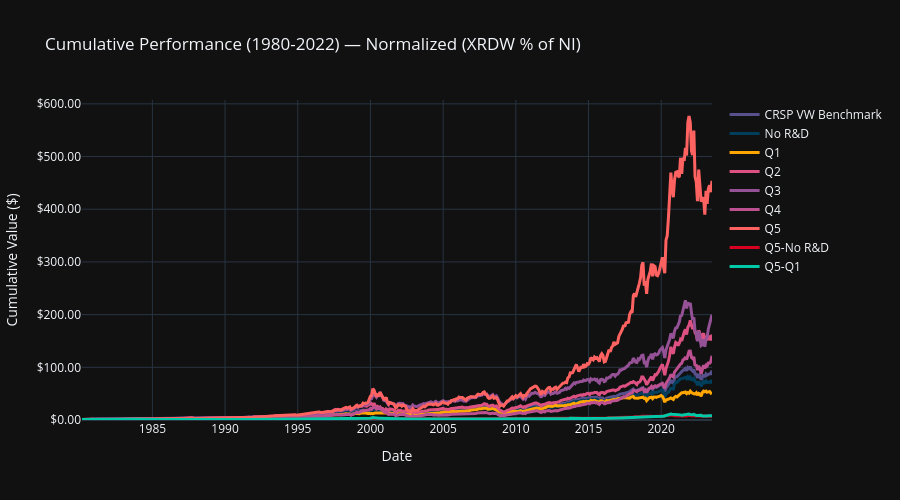
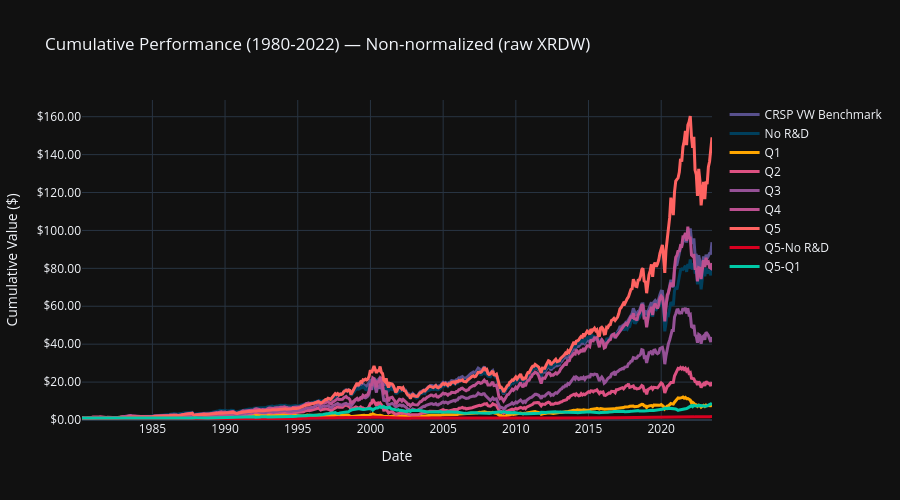
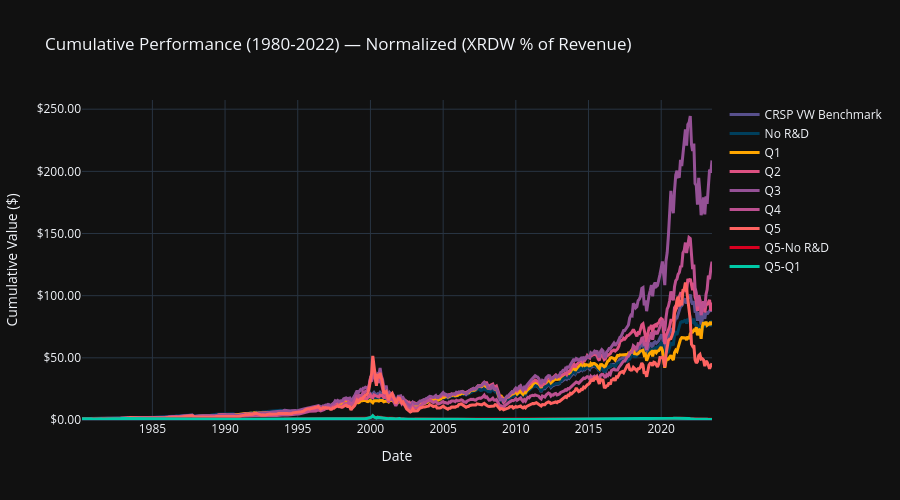
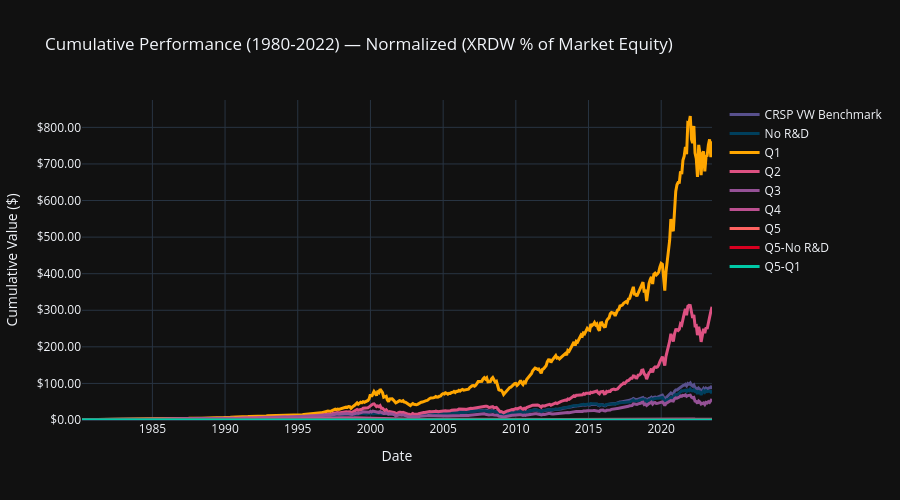

The cell these charts' notebook holds for them, in order:
### Markdown cell above
## Outputs: Performance Tables, Alpha Table, Chart

### Code cell
from IPython.display import HTML, display

TEST_PERIOD = '1980–2022'
colors = {'CRSP VW Benchmark': '#58508d', 'No R&D': '#003f5c', 'Q1': '#ffa600', 'Q2': '#dd5182', 'Q3': '#955196', 'Q4': '#bc5090', 'Q5': '#ff6361', 'Q5-No R&D': '#d80020', 'Q5-Q1': '#00c9a7'}
market_vw = market_returns.assign(date=market_returns['date'] + pd.offsets.MonthEnd(0), key='vw_CRSP_VW_Benchmark', value=market_returns['vwretd'])

def _show(period_label, pm_capm, pm_ff3, rd_label):
    display(HTML(create_alpha_table_html(create_alpha_table(pm_capm, market_returns, rf_rate_monthly), custom_css, caption_suffix=f'<br>{rd_label}<br>Test period: {period_label}', table_type='CAPM')))
    display(HTML(create_alpha_table_html(create_alpha_table(pm_ff3, market_returns, rf_rate_monthly), custom_css, caption_suffix=f'<br>{rd_label}<br>Test period: {period_label}', table_type='FF3')))

variants = [
    ('Normalized (XRDW % of NI)', portfolio_returns_norm, portfolio_metrics_capm_norm, portfolio_metrics_ff3_norm),
    ('Non-normalized (raw XRDW)', portfolio_returns_nonnorm, portfolio_metrics_capm_nonnorm, portfolio_metrics_ff3_nonnorm),
    ('Normalized (XRDW % of Revenue)', portfolio_returns_revt, portfolio_metrics_capm_revt, portfolio_metrics_ff3_revt),
    ('Normalized (XRDW % of Market Equity)', portfolio_returns_mkteq, portfolio_metrics_capm_mkteq, portfolio_metrics_ff3_mkteq),
]
returns_data_norm = None
returns_data_nonnorm = None
returns_data_revt = None
returns_data_mkteq = None

for rd_label, pr, pm_capm, pm_ff3 in variants:
    _show(TEST_PERIOD, pm_capm, pm_ff3, rd_label)
    for period_label, start_date, end_date in SUBPERIODS:
        pm_capm_sub, pm_ff3_sub = metrics_for_period(pr, market_returns, rf_rate_monthly, start_date, end_date)
        if pm_capm_sub is None or pm_capm_sub.empty:
            continue
        _show(period_label, pm_capm_sub, pm_ff3_sub, rd_label)

    chart_data = (pr.assign(key=pr['portfolio_id'].astype(str))
        .melt(id_vars=['date', 'portfolio_id', 'key'], value_vars=['ew_return', 'vw_return'], var_name='weighting', value_name='value')
        .assign(key=lambda x: x['weighting'].str.replace('_return', '') + '_' + x['portfolio_id'].astype(str)))
    chart_data = pd.concat([chart_data[['date', 'key', 'value']], market_vw[['date', 'key', 'value']]], ignore_index=True)
    t0 = chart_data.groupby('key')['date'].min().max()
    chart_data = chart_data[chart_data['date'] >= t0].sort_values(['key', 'date'])
    chart_data['cumvalue'] = (1 + pd.to_numeric(chart_data['value'], errors='coerce')).groupby(chart_data['key']).cumprod()
    chart_data['cumvalue'] = chart_data.groupby('key')['cumvalue'].transform(lambda x: x / x.iloc[0])
    fig = create_performance_chart(chart_data, panel_type='vw', colors=colors)
    fig.update_layout(title=f'Cumulative Performance (1980-2022) — {rd_label}')
    fig.show()

    ret_wide = pr.pivot(index='date', columns='portfolio_id', values='ew_return').add_suffix('_ew').join(
        pr.pivot(index='date', columns='portfolio_id', values='vw_return').add_suffix('_vw')).reset_index()
    if rd_label == 'Normalized (XRDW % of NI)':
        returns_data_norm = ret_wide
    elif rd_label == 'Non-normalized (raw XRDW)':
        returns_data_nonnorm = ret_wide
    elif rd_label == 'Normalized (XRDW % of Revenue)':
        returns_data_revt = ret_wide
    elif rd_label == 'Normalized (XRDW % of Market Equity)':
        returns_data_mkteq = ret_wide

### Figure 1 — Plotly figure (JSON) as saved in the notebook; plotly's stock layout.template omitted (floating-point values rounded to 4 significant figures; data arrays with more than 128 entries replaced by an {"elided": "..."} marker saying what was removed)
{"data": [{"line": {"color": "#58508d", "width": 3}, "mode": "lines", "name": "CRSP VW Benchmark", "type": "scatter", "x": {"elided": "521 str values"}, "y": {"elided": "521 float values"}}, {"line": {"color": "#003f5c", "width": 3}, "mode": "lines", "name": "No R&D", "type": "scatter", "x": {"elided": "521 str values"}, "y": {"elided": "521 float values"}}, {"line": {"color": "#ffa600", "width": 3}, "mode": "lines", "name": "Q1", "type": "scatter", "x": {"elided": "521 str values"}, "y": {"elided": "521 float values"}}, {"line": {"color": "#dd5182", "width": 3}, "mode": "lines", "name": "Q2", "type": "scatter", "x": {"elided": "521 str values"}, "y": {"elided": "521 float values"}}, {"line": {"color": "#955196", "width": 3}, "mode": "lines", "name": "Q3", "type": "scatter", "x": {"elided": "521 str values"}, "y": {"elided": "521 float values"}}, {"line": {"color": "#bc5090", "width": 3}, "mode": "lines", "name": "Q4", "type": "scatter", "x": {"elided": "521 str values"}, "y": {"elided": "521 float values"}}, {"line": {"color": "#ff6361", "width": 3}, "mode": "lines", "name": "Q5", "type": "scatter", "x": {"elided": "521 str values"}, "y": {"elided": "521 float values"}}, {"line": {"color": "#d80020", "width": 3}, "mode": "lines", "name": "Q5-No R&D", "type": "scatter", "x": {"elided": "521 str values"}, "y": {"elided": "521 float values"}}, {"line": {"color": "#00c9a7", "width": 3}, "mode": "lines", "name": "Q5-Q1", "type": "scatter", "x": {"elided": "521 str values"}, "y": {"elided": "521 float values"}}], "layout": {"height": 500, "title": {"text": "Cumulative Performance (1980-2022) — Normalized (XRDW % of NI)"}, "xaxis": {"title": {"text": "Date"}}, "yaxis": {"rangemode": "tozero", "tickformat": "$.2f", "title": {"text": "Cumulative Value ($)"}}}}

### Figure 2 — Plotly figure (JSON) as saved in the notebook; plotly's stock layout.template omitted (floating-point values rounded to 4 significant figures; data arrays with more than 128 entries replaced by an {"elided": "..."} marker saying what was removed)
{"data": [{"line": {"color": "#58508d", "width": 3}, "mode": "lines", "name": "CRSP VW Benchmark", "type": "scatter", "x": {"elided": "521 str values"}, "y": {"elided": "521 float values"}}, {"line": {"color": "#003f5c", "width": 3}, "mode": "lines", "name": "No R&D", "type": "scatter", "x": {"elided": "521 str values"}, "y": {"elided": "521 float values"}}, {"line": {"color": "#ffa600", "width": 3}, "mode": "lines", "name": "Q1", "type": "scatter", "x": {"elided": "521 str values"}, "y": {"elided": "521 float values"}}, {"line": {"color": "#dd5182", "width": 3}, "mode": "lines", "name": "Q2", "type": "scatter", "x": {"elided": "521 str values"}, "y": {"elided": "521 float values"}}, {"line": {"color": "#955196", "width": 3}, "mode": "lines", "name": "Q3", "type": "scatter", "x": {"elided": "521 str values"}, "y": {"elided": "521 float values"}}, {"line": {"color": "#bc5090", "width": 3}, "mode": "lines", "name": "Q4", "type": "scatter", "x": {"elided": "521 str values"}, "y": {"elided": "521 float values"}}, {"line": {"color": "#ff6361", "width": 3}, "mode": "lines", "name": "Q5", "type": "scatter", "x": {"elided": "521 str values"}, "y": {"elided": "521 float values"}}, {"line": {"color": "#d80020", "width": 3}, "mode": "lines", "name": "Q5-No R&D", "type": "scatter", "x": {"elided": "521 str values"}, "y": {"elided": "521 float values"}}, {"line": {"color": "#00c9a7", "width": 3}, "mode": "lines", "name": "Q5-Q1", "type": "scatter", "x": {"elided": "521 str values"}, "y": {"elided": "521 float values"}}], "layout": {"height": 500, "title": {"text": "Cumulative Performance (1980-2022) — Non-normalized (raw XRDW)"}, "xaxis": {"title": {"text": "Date"}}, "yaxis": {"rangemode": "tozero", "tickformat": "$.2f", "title": {"text": "Cumulative Value ($)"}}}}

### Figure 3 — Plotly figure (JSON) as saved in the notebook; plotly's stock layout.template omitted (floating-point values rounded to 4 significant figures; data arrays with more than 128 entries replaced by an {"elided": "..."} marker saying what was removed)
{"data": [{"line": {"color": "#58508d", "width": 3}, "mode": "lines", "name": "CRSP VW Benchmark", "type": "scatter", "x": {"elided": "521 str values"}, "y": {"elided": "521 float values"}}, {"line": {"color": "#003f5c", "width": 3}, "mode": "lines", "name": "No R&D", "type": "scatter", "x": {"elided": "521 str values"}, "y": {"elided": "521 float values"}}, {"line": {"color": "#ffa600", "width": 3}, "mode": "lines", "name": "Q1", "type": "scatter", "x": {"elided": "521 str values"}, "y": {"elided": "521 float values"}}, {"line": {"color": "#dd5182", "width": 3}, "mode": "lines", "name": "Q2", "type": "scatter", "x": {"elided": "521 str values"}, "y": {"elided": "521 float values"}}, {"line": {"color": "#955196", "width": 3}, "mode": "lines", "name": "Q3", "type": "scatter", "x": {"elided": "521 str values"}, "y": {"elided": "521 float values"}}, {"line": {"color": "#bc5090", "width": 3}, "mode": "lines", "name": "Q4", "type": "scatter", "x": {"elided": "521 str values"}, "y": {"elided": "521 float values"}}, {"line": {"color": "#ff6361", "width": 3}, "mode": "lines", "name": "Q5", "type": "scatter", "x": {"elided": "521 str values"}, "y": {"elided": "521 float values"}}, {"line": {"color": "#d80020", "width": 3}, "mode": "lines", "name": "Q5-No R&D", "type": "scatter", "x": {"elided": "521 str values"}, "y": {"elided": "521 float values"}}, {"line": {"color": "#00c9a7", "width": 3}, "mode": "lines", "name": "Q5-Q1", "type": "scatter", "x": {"elided": "521 str values"}, "y": {"elided": "521 float values"}}], "layout": {"height": 500, "title": {"text": "Cumulative Performance (1980-2022) — Normalized (XRDW % of Revenue)"}, "xaxis": {"title": {"text": "Date"}}, "yaxis": {"rangemode": "tozero", "tickformat": "$.2f", "title": {"text": "Cumulative Value ($)"}}}}

### Figure 4 — Plotly figure (JSON) as saved in the notebook; plotly's stock layout.template omitted (floating-point values rounded to 4 significant figures; data arrays with more than 128 entries replaced by an {"elided": "..."} marker saying what was removed)
{"data": [{"line": {"color": "#58508d", "width": 3}, "mode": "lines", "name": "CRSP VW Benchmark", "type": "scatter", "x": {"elided": "521 str values"}, "y": {"elided": "521 float values"}}, {"line": {"color": "#003f5c", "width": 3}, "mode": "lines", "name": "No R&D", "type": "scatter", "x": {"elided": "521 str values"}, "y": {"elided": "521 float values"}}, {"line": {"color": "#ffa600", "width": 3}, "mode": "lines", "name": "Q1", "type": "scatter", "x": {"elided": "521 str values"}, "y": {"elided": "521 float values"}}, {"line": {"color": "#dd5182", "width": 3}, "mode": "lines", "name": "Q2", "type": "scatter", "x": {"elided": "521 str values"}, "y": {"elided": "521 float values"}}, {"line": {"color": "#955196", "width": 3}, "mode": "lines", "name": "Q3", "type": "scatter", "x": {"elided": "521 str values"}, "y": {"elided": "521 float values"}}, {"line": {"color": "#bc5090", "width": 3}, "mode": "lines", "name": "Q4", "type": "scatter", "x": {"elided": "521 str values"}, "y": {"elided": "521 float values"}}, {"line": {"color": "#ff6361", "width": 3}, "mode": "lines", "name": "Q5", "type": "scatter", "x": {"elided": "521 str values"}, "y": {"elided": "521 float values"}}, {"line": {"color": "#d80020", "width": 3}, "mode": "lines", "name": "Q5-No R&D", "type": "scatter", "x": {"elided": "521 str values"}, "y": {"elided": "521 float values"}}, {"line": {"color": "#00c9a7", "width": 3}, "mode": "lines", "name": "Q5-Q1", "type": "scatter", "x": {"elided": "521 str values"}, "y": {"elided": "521 float values"}}], "layout": {"height": 500, "title": {"text": "Cumulative Performance (1980-2022) — Normalized (XRDW % of Market Equity)"}, "xaxis": {"title": {"text": "Date"}}, "yaxis": {"rangemode": "tozero", "tickformat": "$.2f", "title": {"text": "Cumulative Value ($)"}}}}
